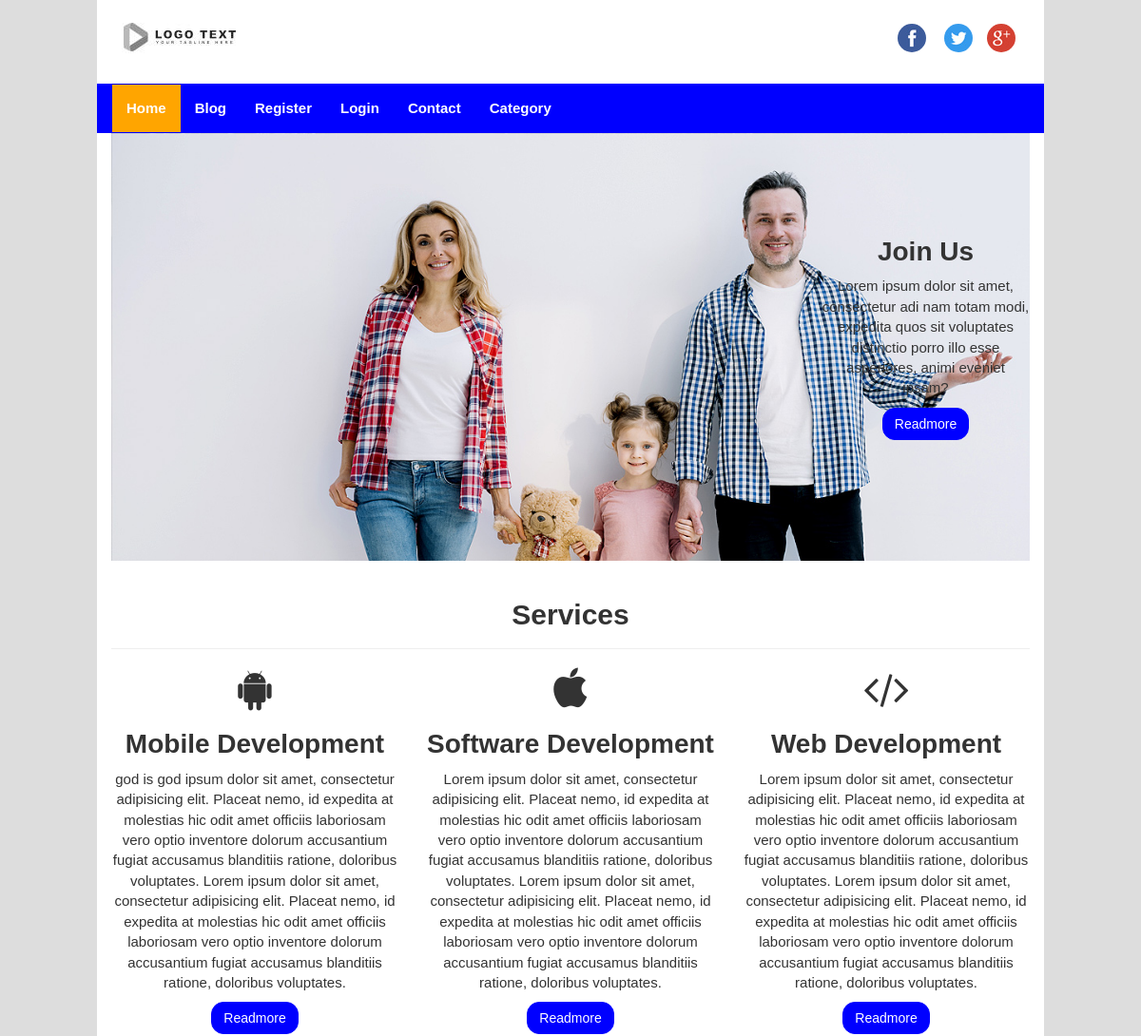
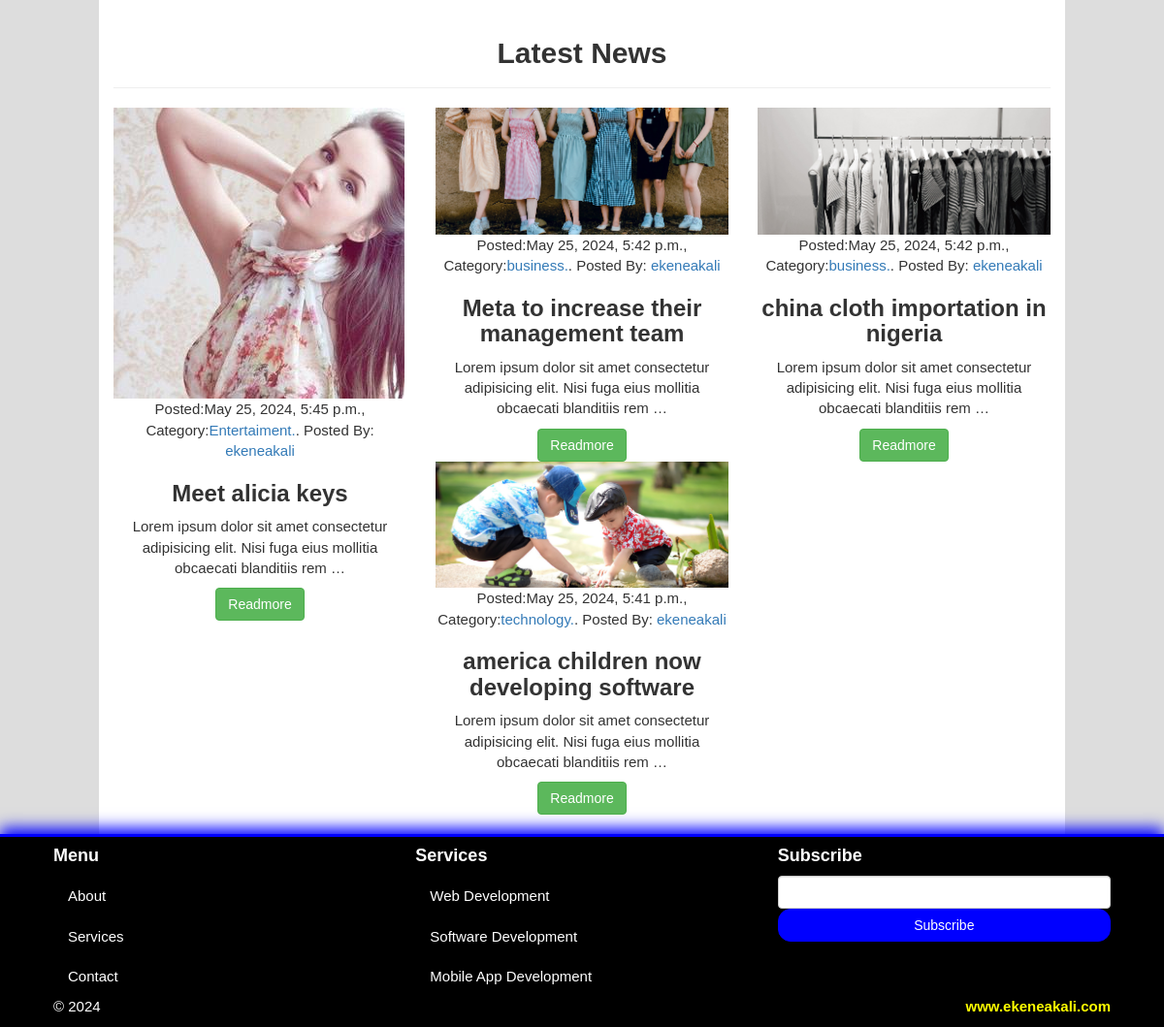
The page / on the database its author committed (2 pictures, top to bottom).
### cms_app/models.py (models this page shows, shortened)
class Post(models.Model):
    pst_title = models.CharField(max_length=150)
    created_by = models.ForeignKey(User, on_delete=models.CASCADE)
    pst_image = models.FileField(null=True, blank=True, upload_to='uploads/')
    category = models.ForeignKey(Category, on_delete=models.CASCADE)
    content = models.TextField(blank=True, null=True)
    num_site = models.IntegerField(default=0, verbose_name='visited')
    likes = models.ManyToManyField(User, related_name='likes', blank=True)
    created_at = models.DateTimeField(auto_now_add=True)
    updated_at = models.DateTimeField(auto_now=True)
    class Meta():
        verbose_name_plural = 'Post'

class Category(models.Model):
    cat_name = models.CharField(max_length=30, verbose_name='Category Name')
    cat_desc = models.TextField(blank=True, null=True, verbose_name='Description')
    created_at = models.DateTimeField(auto_now_add=True)
    updated_at = models.DateTimeField(auto_now=True)
    def __str__(self):
        return self.cat_name
    class Meta():
        verbose_name_plural = 'Category'

### cms_app/views.py (the view)
# urls.py: 2. Add a URL to urlpatterns:  path('', views.home, name='home')
def home(request):
    latest_post = Post.objects.all().order_by('-created_at')
    return render(request, 'cms_app/index.html', {'latest':latest_post})

### cms_app/context_processor.py (called while the page is built)
def category_menu(request):
    return {'menu':Category.objects.all()}

### templates/cms_app/index.html (shortened to what this page needs)
{% extends 'cms_app/base.html' %}
{% load static %}
{% block content %}
<section id="banner">
  <div class="row">
    <div class="col-sm-3 col-sm-offset-9 text-center">
      <div class="caption">
        <h1>Join Us</h1>
        <p>
          Lorem ipsum dolor sit amet, consectetur adi nam totam modi, expedita quos sit voluptates distinctio porro illo esse asperiores, animi eveniet ipsam?
        </p>
        <a href="#" class="btn btn-primary">Readmore</a>
      </div>
    </div>
  </div>
</section>
<section id="services" class="text-center">
  <div class="page-header">
    <h1>Services</h1>
  </div>
  <div class="row">
    <div class="col-sm-4">
      <span class="fa fa-android"></span>
      <h1>Mobile Development</h1>
      <p>
        god is god ipsum dolor sit amet, consectetur adipisicing elit. Placeat nemo, id expedita at molestias hic odit amet officiis laboriosam vero optio inventore dolorum accusantium fugiat accusamus blanditiis ratione, doloribus voluptates.
        Lorem ipsum dolor sit amet, consectetur adipisicing elit. Placeat nemo, id expedita at molestias hic odit amet officiis laboriosam vero optio inventore dolorum accusantium fugiat accusamus blanditiis ratione, doloribus voluptates.
      </p>
      <a href="#" class="btn btn-primary">Readmore</a>
    </div>
    <div class="col-sm-4">
      <span class="fa fa-apple"></span>
      <h1>Software Development</h1>
      <p>
        Lorem ipsum dolor sit amet, consectetur adipisicing elit. Placeat nemo, id expedita at molestias hic odit amet officiis laboriosam vero optio inventore dolorum accusantium fugiat accusamus blanditiis ratione, doloribus voluptates.
        Lorem ipsum dolor sit amet, consectetur adipisicing elit. Placeat nemo, id expedita at molestias hic odit amet officiis laboriosam vero optio inventore dolorum accusantium fugiat accusamus blanditiis ratione, doloribus voluptates.
      </p>
      <a href="#" class="btn btn-primary">Readmore</a>
    </div>
    <div class="col-sm-4">
      <span class="fa fa-code"></span>
      <h1>Web Development</h1>
      <p>
        Lorem ipsum dolor sit amet, consectetur adipisicing elit. Placeat nemo, id expedita at molestias hic odit amet officiis laboriosam vero optio inventore dolorum accusantium fugiat accusamus blanditiis ratione, doloribus voluptates.
        Lorem ipsum dolor sit amet, consectetur adipisicing elit. Placeat nemo, id expedita at molestias hic odit amet officiis laboriosam vero optio inventore dolorum accusantium fugiat accusamus blanditiis ratione, doloribus voluptates.
      </p>
      <a href="#" class="btn btn-primary">Readmore</a>
    </div>
  </div>
</section>
<section id="services" class="text-center">
  <div class="page-header">
    <h1>Latest News</h1>
  </div>
  <div class="row">
    {% if latest %}
        {% for l in latest %}
        <div class="col-sm-4">
          <a href="{% url 'cms_app:single_post' l.id %}"><img src="{{ l.pst_image.url }}" class="img-responsive"></a>
           <p>
            Posted:{{ l.created_at }}, Category:<a href="{% url 'cms_app:post_from_cat' l.category.id %}">{{ l.category }}.</a>.
            Posted By: <a href="#">{{ l.created_by }}</a>
          </p>
           <h3>{{ l.pst_title }}</h3>
           <p>
              {{ l.content|truncatewords:15 }}
           </p>
           <a href="{% url 'cms_app:single_post' l.id %}" class="btn btn-success">Readmore</a>
         </div>
        {% endfor %}
    {% endif %}
  </div>
</section>
{% endblock %}

### templates/cms_app/base.html (shortened to what this page needs)
{% load static %}
<!DOCTYPE html>
<html lang="en">
  <head>
    <link href="{% static 'cms_app/css/bootstrap.min.css' %}" rel="stylesheet">
    <link href="{% static 'cms_app/css/font-awesome.min.css' %}" rel="stylesheet">
    <link href="{% static 'cms_app/css/ekene.css' %}" rel="stylesheet">
  </head>
  <body>
    <div class="container">
      <header id="siteLogo">
        <div class="row">
          <div class="col-sm-3">
            <a href="index.html">
              <img src="{% static 'cms_app/images/brandlogo6.png' %}">
            </a>
          </div>
          <div class="col-sm-9">
            <span class="social-logo pull-right">
              <a href="#">
                <img src="{% static 'cms_app/images/fb.png' %}" class="img-circle">
              </a>
              <a href="#">
                <img src="{% static 'cms_app/images/tw.png' %}" class="img-circle">
              </a><a href="#">
                <img src="{% static 'cms_app/images/gp.png' %}" class="img-circle">
              </a>
            </span>
          </div>
        </div>
      </header>
      <section id="siteMenu">
        <div class="row">
          <nav class="navbar navbar-inverse">
            <div class="collapse navbar-collapse" id="mainNav">
              <ul class="nav navbar-nav">
                {% url 'home' as Home %}
                {% url 'cms_app:about' as About %}
                {% url 'cms_app:service' as Service %}
                {% url 'cms_app:contact' as Contact %}
                <li {% if request.path ==   Home %} class="active" {% endif %}><a href="{% url 'home' %}">Home</a></li>
                <li><a href="{% url 'cms_app:post_list' %}">Blog</a></li>
                <li><a href="{% url 'cms_app:register' %}">Register</a></li>
                <li><a href="{% url 'cms_app:custom_login' %}">Login</a></li>
                <li {% if request.path ==   Contact %} class="active" {% endif %}><a href="{% url 'cms_app:contact' %}">Contact</a></li>
                <li><a href="{% url 'cms_app:category' %}">Category</a></li>
              </ul>
            </div>
          </nav>
        </div>
      </section>
      {% block content %}
      {% endblock %}
    </div>
    <footer class="container-fluid" id="siteFooter">
      <div class="row">
        <div class="col-sm-4">
          <h4>Menu</h4>
          <ul class="nav">
            <li><a href="{% url 'cms_app:about' %}">About</a></li>
            <li><a href="{% url 'cms_app:service' %}">Services</a></li>
            <li><a href="{% url 'cms_app:contact' %}">Contact</a></li>
          </ul>
        </div>
        <div class="col-sm-4">
          <h4>Services</h4>
          <ul class="nav">
            <li><a href="#">Web Development</a></li>
            <li><a href="#">Software Development</a></li>
            <li><a href="#">Mobile App Development</a></li>
          </ul>
        </div>
        <div class="col-sm-4">
          <h4>Subscribe</h4>
          <form action="{% url 'cms_app:news' %}" class="form" method="post">
            <div class="form-group">
              <input type="text" name="email" class="form-control">
              <input type="submit" value="Subscribe" class="btn btn-primary btn-block">
            </div>
          </form>
        </div>
      </div>
      <div class="row">
        <div class="col-md-3">
          <p>&copy; 2024</p>
        </div>
        <div class="col-md-9">
          <p class="copy pull-right">
            <a href="#" target="_blank">www.ekeneakali.com</a>
          </p>
        </div>
      </div>
    </footer>
  </body>
</html>

### static/cms_app/css/ekene.css (style rules this page uses)
body { font-family: arial, verdana, sans-serif; font-size:15px; background-color:#ddd; }
h1, h2, h3, h4, h5, h6 { font-weight: bold; }
h1 { font-size:28px; }
.container { width:83%; background-color:#fff; padding-bottom: 20px; }
.social-logo { margin-top: 25px; display: inline-block; }
.social-logo a { display: inline-block; margin-right: 15px; }
#siteMenu .navbar { margin-top: 15px; margin-bottom: 0; border-radius:0; background-color:blue; border-color:blue; }
#mainNav .navbar-nav .active a { background-color:orange; }
#mainNav .navbar-nav a { color:#fff; font-weight: bold; }
#banner { background: url(../images/blog-post-6.jpg) no-repeat; background-size: cover; height:450px; }
#banner .caption { margin-top: 50%; }
.btn-primary { background-color:blue; border-color:blue; border-radius:13px; }
.page-header h1 { font-size:30px; font-weight: bold; }
#services .fa { font-size:45px; }
#siteFooter { background-color:#000; color:#fff; border-top:3px solid blue; box-shadow:0 -6px 15px blue; }
#siteFooter .row { padding:0 40px; }
#siteFooter .nav li a { color:#fff; }
.copy a { color:yellow; font-weight: bold; }

### rows shown on the page
Post: pst_image (picture), created_at "May 25, 2024, 5:45 p.m.", category "Entertaiment", created_by "ekeneakali", pst_title "Meet alicia keys", content "Lorem ipsum dolor sit amet consectetur adipisicing elit. Nisi fuga eius mollitia obcaecati blanditiis rem …"
Post: pst_image (picture), created_at "May 25, 2024, 5:42 p.m.", category "business", created_by "ekeneakali", pst_title "Meta to increase their management team", content "Lorem ipsum dolor sit amet consectetur adipisicing elit. Nisi fuga eius mollitia obcaecati blanditiis rem …"
Post: pst_image (picture), created_at "May 25, 2024, 5:42 p.m.", category "business", created_by "ekeneakali", pst_title "china cloth importation in nigeria", content "Lorem ipsum dolor sit amet consectetur adipisicing elit. Nisi fuga eius mollitia obcaecati blanditiis rem …"
Post: pst_image (picture), created_at "May 25, 2024, 5:41 p.m.", category "technology", created_by "ekeneakali", pst_title "america children now developing software", content "Lorem ipsum dolor sit amet consectetur adipisicing elit. Nisi fuga eius mollitia obcaecati blanditiis rem …"
